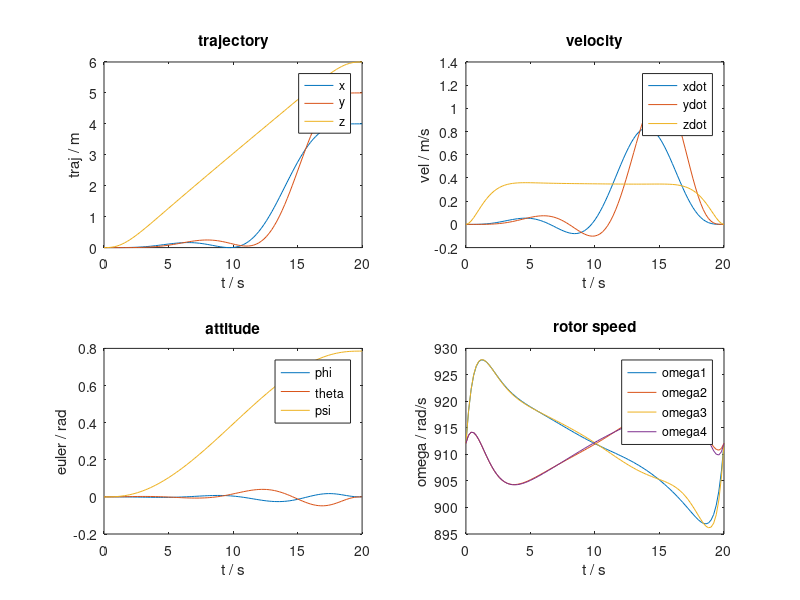

Recreate this plot in MATLAB.

load energy.mat
rs=[0;0;0];
re1=[4;5;6];
re2=[4;5;12];

ts=0;
te=20;

psi_s=0;
psi_e=pi/4;
% figure()
% title('trajectory')
% xlabel('x')
% ylabel('y')
% zlabel('z')
% hold on
% plot3(rs(1),rs(2),rs(3),'*')
% plot3(re1(1),re1(2),re1(3),'*')
% plot3(out1.STATES(:,2),out1.STATES(:,4),out1.STATES(:,6))
% legend('start point','end point')
% grid on
% axis equal
% view(45,45)
% figure
% plot3(out2.STATES(:,2),out2.STATES(:,4),out2.STATES(:,6))
% title('trajectory')
% xlabel('x')
% ylabel('y')
% zlabel('z')

figure()
subplot(2,2,1)
plot(out1.STATES(:,1),out1.STATES(:,2))
hold on
plot(out1.STATES(:,1),out1.STATES(:,4))
plot(out1.STATES(:,1),out1.STATES(:,6))
legend('x','y','z')
xlabel('t / s')
ylabel('traj / m')
title('trajectory')

subplot(2,2,2)
plot(out1.STATES(:,1),out1.STATES(:,3))
hold on
plot(out1.STATES(:,1),out1.STATES(:,5))
plot(out1.STATES(:,1),out1.STATES(:,7))
legend('xdot','ydot','zdot')
xlabel('t / s')
ylabel('vel / m/s')
title('velocity')

subplot(2,2,3)
plot(out1.STATES(:,1),out1.STATES(:,8))
hold on
plot(out1.STATES(:,1),out1.STATES(:,10))
plot(out1.STATES(:,1),out1.STATES(:,12))
legend('phi','theta','psi')
xlabel('t / s')
ylabel('euler / rad')
title('attitude')

subplot(2,2,4)
plot(out1.STATES(:,1),out1.STATES(:,14))
hold on
plot(out1.STATES(:,1),out1.STATES(:,15))
plot(out1.STATES(:,1),out1.STATES(:,16))
plot(out1.STATES(:,1),out1.STATES(:,17))
legend('omega1','omega2','omega3','omega4')
xlabel('t / s')
ylabel('omega / rad/s')
title('rotor speed')